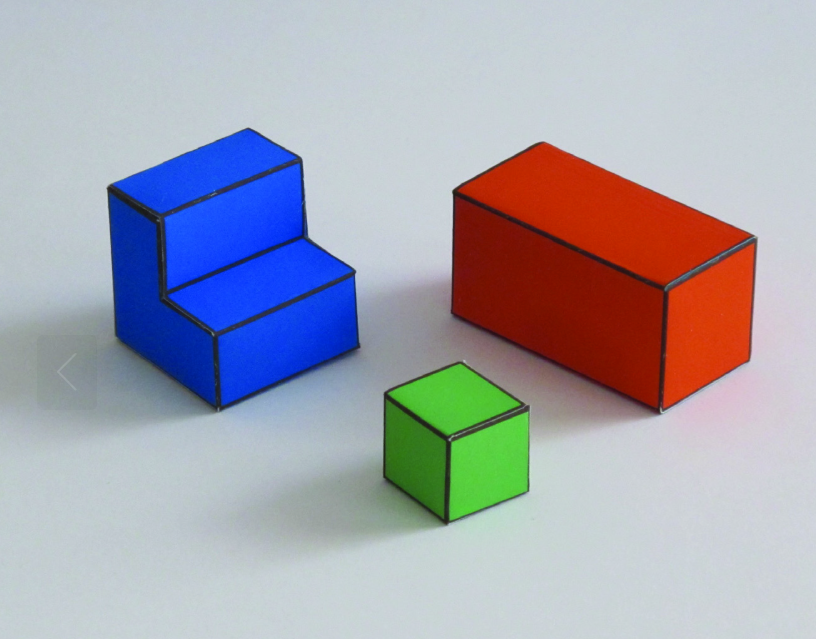
#> input picture notebooks/imgs/input.png, 816 x 639 px
$ jupyter execute capitulo02.ipynb   (older library calls are emulated)
#> lines starting #> are read from the running program, lines starting #| are printed output that depends on the picture; after the words box and inside, x2 and y2 are one past the last pixel; in counts of white or black regions, pixels touching at a corner belong together
## chapter 2

pip install opencv-python

pip install matplotlib

[cell 1]
import cv2
import numpy as np
import matplotlib.pyplot as plt

[cell 2]
# -------------------------------------------------------
# Load image
# -------------------------------------------------------
img = cv2.imread("imgs/input.png")
#> img is the input picture: shape (639, 816, 3); mean B, G, R 176, 165.1, 165.4

rgb = cv2.cvtColor(img, cv2.COLOR_BGR2RGB)
gray = cv2.cvtColor(img, cv2.COLOR_BGR2GRAY)
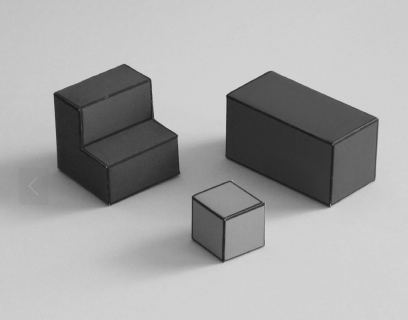
#> gray: shape (639, 816) (shown at 1/2 size); min 23, max 218, mean 166.4

# -------------------------------------------------------
# 1. Gradient magnitude and orientation
# -------------------------------------------------------
gx = cv2.Sobel(gray, cv2.CV_64F, 1, 0, ksize=3)
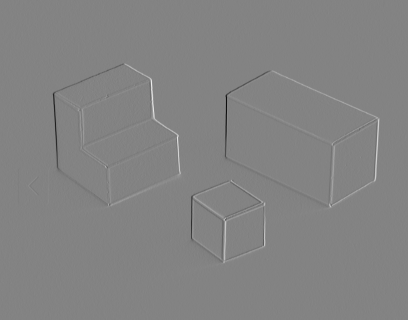
#> gx: shape (639, 816) float64 (shown at 1/2 size); min -674, max 636, mean 0.2; drawn with min black and max white
gy = cv2.Sobel(gray, cv2.CV_64F, 0, 1, ksize=3)
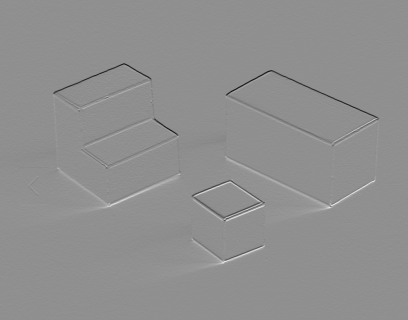
#> gy: shape (639, 816) float64 (shown at 1/2 size); min -558, max 432, mean 0.1; drawn with min black and max white

magnitude = np.sqrt(gx**2 + gy**2)
orientation = np.arctan2(gy, gx)
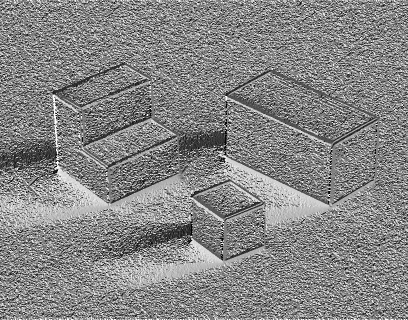
#> orientation: shape (639, 816) float64 (shown at 1/2 size); min -3.14, max 3.14, mean 0.166; drawn with min black and max white

# Normalize for visualization
mag_vis = cv2.normalize(
    magnitude,
    None,
    0,
    255,
    cv2.NORM_MINMAX
).astype(np.uint8)

# -------------------------------------------------------
# 2. Edge extraction
# -------------------------------------------------------
edges = cv2.Canny(gray, 50, 150)
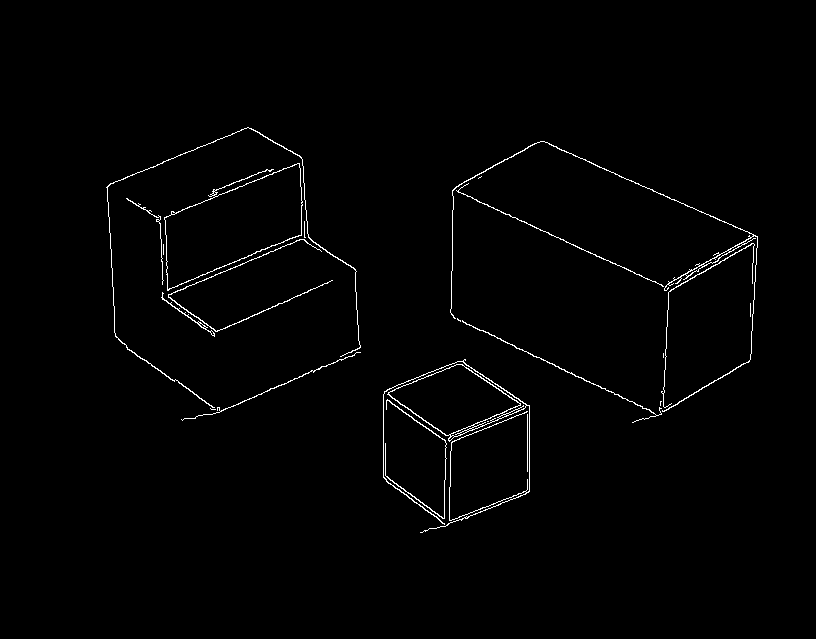
#> edges: shape (639, 816); 1.2% white in thin lines or dots, all inside (x1, y1, x2, y2) = (106, 127, 758, 533)

# -------------------------------------------------------
# 3. Gradient orientation visualization
# -------------------------------------------------------
orientation_img = rgb.copy()

step = 8

for y in range(0, gray.shape[0], step):
    for x in range(0, gray.shape[1], step):

        if magnitude[y, x] < 50:
            continue

        angle = orientation[y, x]

        dx = int(5 * np.cos(angle))
        dy = int(5 * np.sin(angle))

        cv2.line(
            orientation_img,
            (x - dx, y - dy),
            (x + dx, y + dy),
            (255, 0, 0),
            1
        )
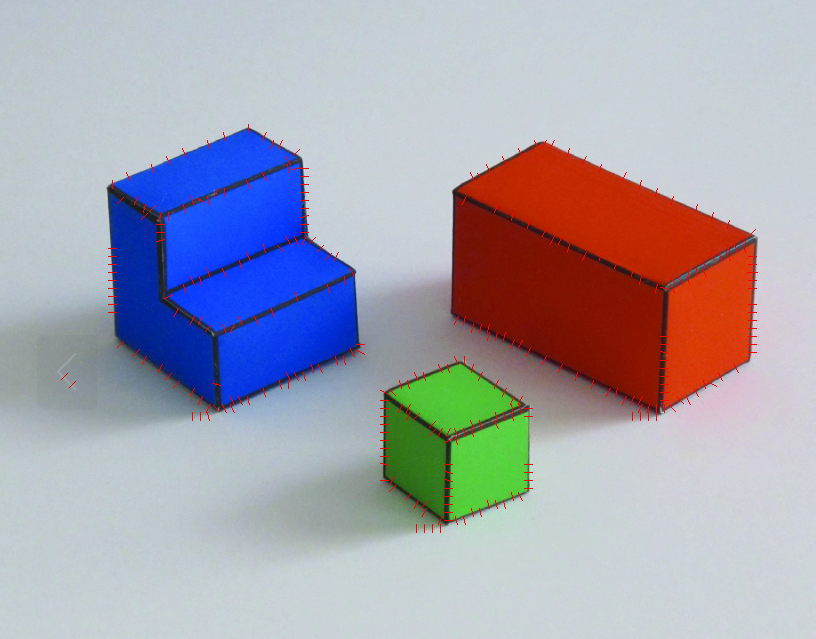
#> orientation_img: shape (639, 816, 3); mean R, G, B 166.2, 164.6, 175.5

# -------------------------------------------------------
# 4. Approximate depth discontinuities
#    Strong edges only
# -------------------------------------------------------
depth_edges = cv2.Canny(gray, 100, 250)
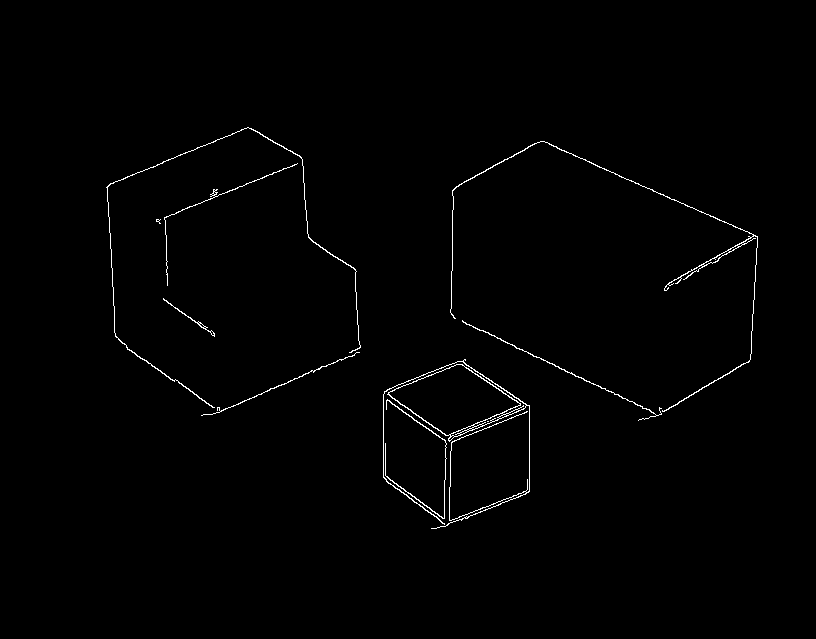
#> depth_edges: shape (639, 816); 0.85% white in thin lines or dots, all inside (x1, y1, x2, y2) = (106, 127, 758, 529)

# -------------------------------------------------------
# 5. Approximate contact edges
#    Horizontal edges near image bottom
# -------------------------------------------------------
lines = cv2.HoughLinesP(
    edges,
    1,
    np.pi / 180,
    threshold=30,
    minLineLength=20,
    maxLineGap=5
)
#> lines = 75 rows, first 6: [628, 179, 757, 236], [482, 330, 614, 394], [445, 466, 446, 435], [477, 201, 566, 241], [162, 297, 308, 235], [452, 249, 452, 210]

contact = np.zeros_like(edges)

if lines is not None:

    for l in lines:

        x1, y1, x2, y2 = l[0]

        angle = np.degrees(
            np.arctan2(y2 - y1, x2 - x1)
        )

        if abs(angle) < 20:
            if max(y1, y2) > gray.shape[0] * 0.6:

                cv2.line(
                    contact,
                    (x1, y1),
                    (x2, y2),
                    255,
                    1
                )
#> this loop made 75 passes
#> (x1, y1, x2, y2, angle) on passes 1 to 8: (628, 179, 757, 236, 23.84), (482, 330, 614, 394, 25.87), (445, 466, 446, 435, -88.15), (477, 201, 566, 241, 24.2), (162, 297, 308, 235, -23.01), (452, 249, 452, 210, -90), (156, 221, 302, 162, -22), (107, 186, 110, 248, 87.23)
#> contact: shape (639, 816); every value is 0

# -------------------------------------------------------
# 6. Approximate 3D orientation
# -------------------------------------------------------
orientation3d = np.zeros((*gray.shape, 3), dtype=np.uint8)

vertical = np.abs(np.degrees(orientation)) > 45
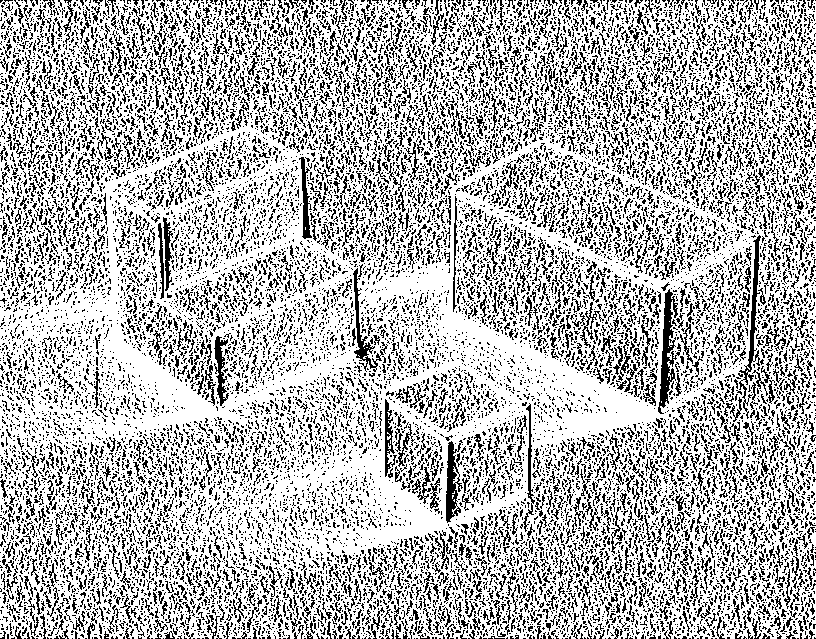
#> vertical: shape (639, 816) bool; 71.6% white; black in thin lines or dots
horizontal = ~vertical
#> horizontal: shape (639, 816) bool; 28.4% white in thin lines or dots

orientation3d[..., 1] = horizontal * (edges > 0) * 255
orientation3d[..., 0] = vertical * (edges > 0) * 255
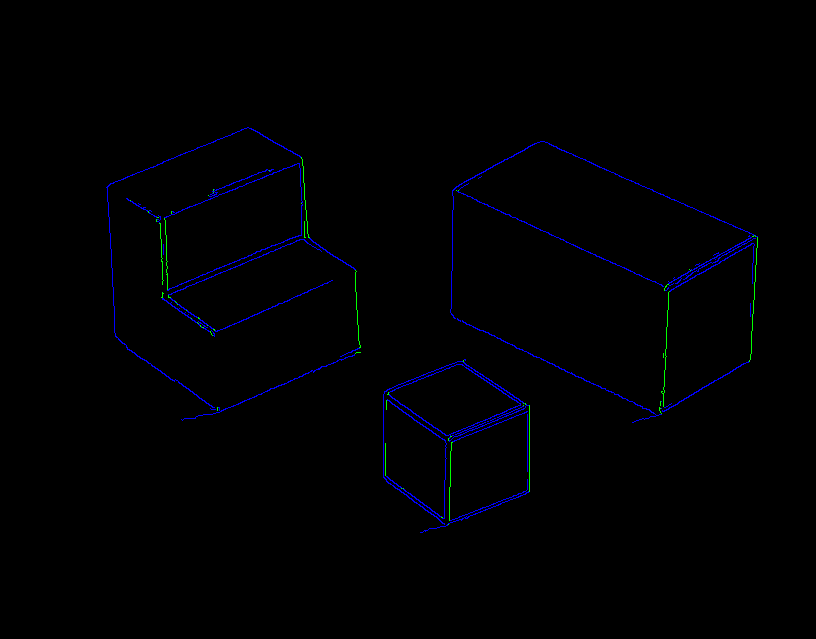
#> orientation3d: shape (639, 816, 3); mean of channels 0, 1, 2 2.5, 0.4, 0; drawn as B, G, R

# -------------------------------------------------------
# Display
# -------------------------------------------------------
fig, ax = plt.subplots(2, 3, figsize=(14, 8))

ax[0,0].imshow(rgb)
ax[0,0].set_title("Input image")

ax[0,1].imshow(orientation_img)
ax[0,1].set_title("Gradient orientation")

ax[0,2].imshow(edges, cmap='gray')
ax[0,2].set_title("Edges")

ax[1,0].imshow(orientation3d)
ax[1,0].set_title("3D orientation (approx)")

ax[1,1].imshow(depth_edges, cmap='gray')
ax[1,1].set_title("Depth discontinuities")

ax[1,2].imshow(contact, cmap='gray')
ax[1,2].set_title("Contact edges")

for a in ax.ravel():
    a.axis("off")

plt.tight_layout()
plt.show()

$ run again, with notebooks/imgs/panorama2.png copied over notebooks/imgs/input.png
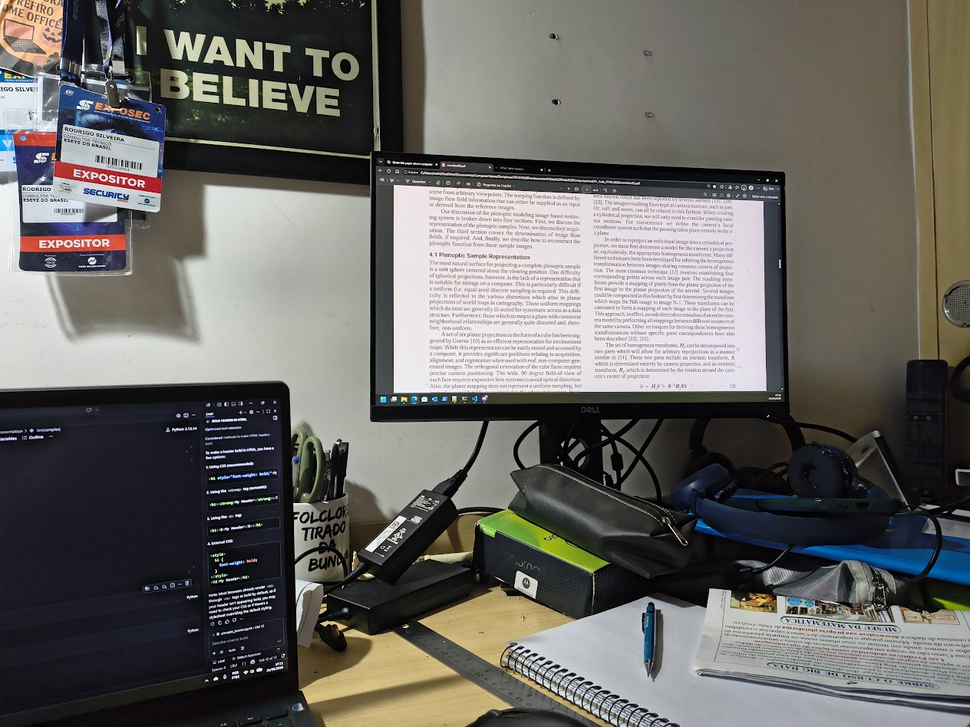
#> input picture notebooks/imgs/panorama2.png, 970 x 727 px, shrunk from 1264 x 948 before the run
#> img is the input picture: shape (727, 970, 3); mean B, G, R 99.4, 103.1, 104.8
#> `edges = cv2.Canny(gray, 50, 150)`:
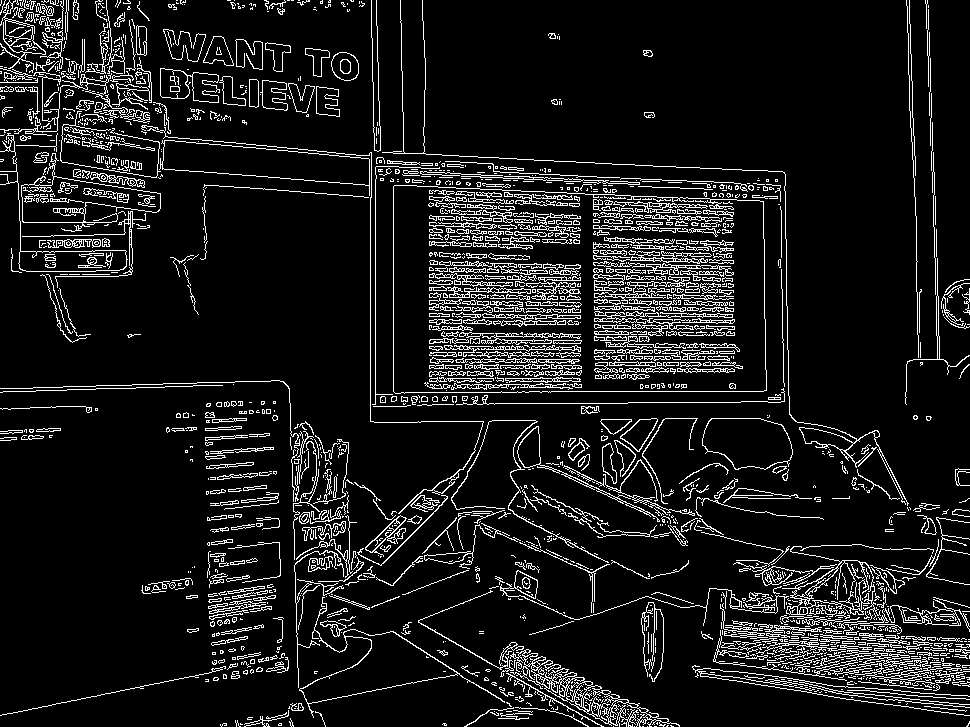
#> edges: shape (727, 970); 9.9% white in thin lines or dots
#> depth_edges: shape (727, 970); 8.7% white in thin lines or dots
#> lines = 1298 rows, first 6: [661, 166, 755, 170], [601, 212, 671, 217], [792, 597, 919, 676], [846, 591, 893, 624], [470, 217, 510, 222], [609, 365, 732, 242]
#> the loop `for l in lines: ` made 1298 passes
#> (x1, y1, x2, y2, angle) on passes 1 to 3: (661, 166, 755, 170, 2.44), (601, 212, 671, 217, 4.09), (792, 597, 919, 676, 31.88)
#> vertical: shape (727, 970) bool; 73.3% white; 16895 black regions (15699 under 20 px), largest, box (x1, y1, x2, y2) and area: (793, 103, 893, 359) 10734, (50, 434, 193, 594) 5893, (398, 0, 435, 153) 4065
#> `orientation3d[..., 0] = vertical * (edges > 0) * 255`:
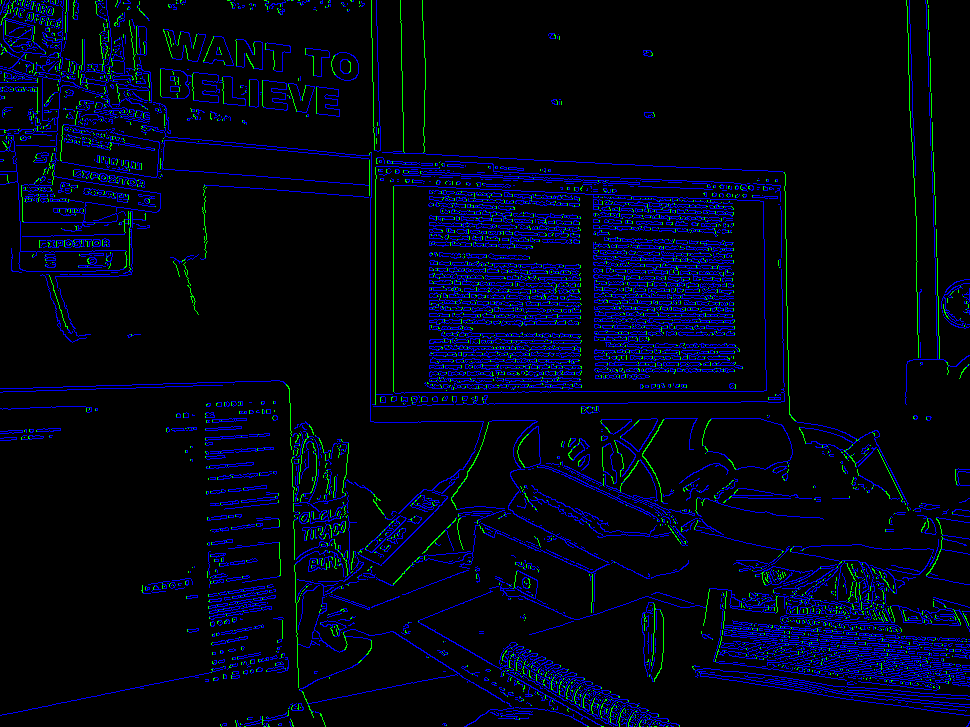
#> orientation3d: shape (727, 970, 3); mean of channels 0, 1, 2 20.9, 4.3, 0; drawn as B, G, R
